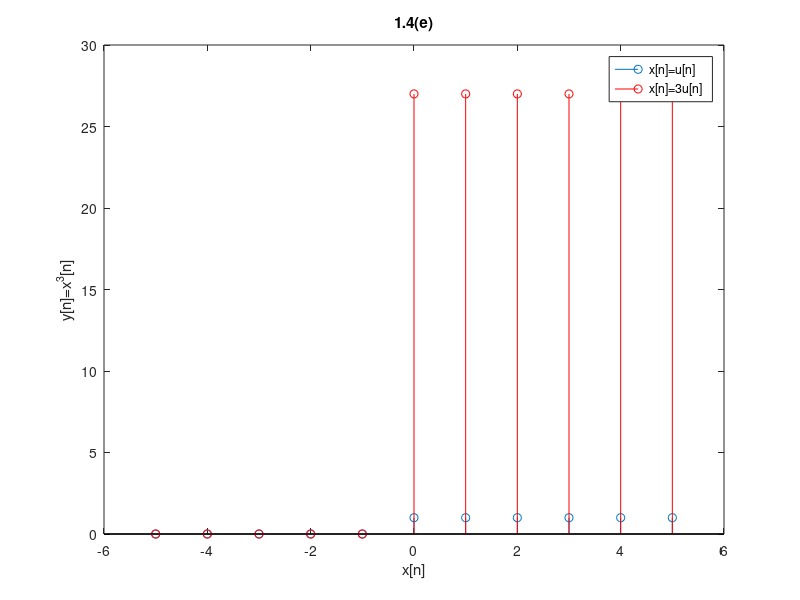

MATLAB code to generate this figure:
% Linearity not satified
n=-5:1:5;
x1=n>=0;
x2=3*x1;

y1=x1.^3;
y2=x2.^3;

stem(n,y1);
hold on
stem(n,y2,'r');
title('1.4(e)');
legend({'x[n]=u[n]','x[n]=3u[n]'}, 'Location', 'northeast');
xlabel('x[n]');
ylabel('y[n]=x^3[n]');

saveas(gcf, "LAB1/P1_4_e_out1.png")